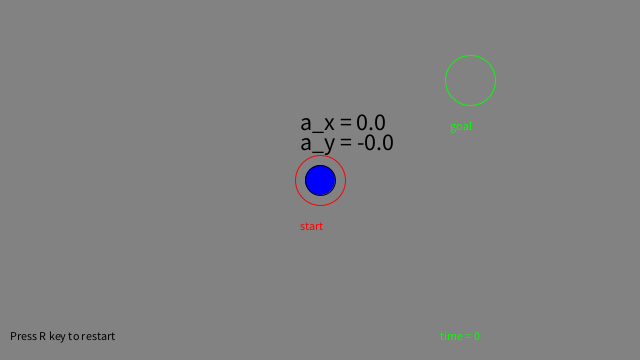
Frame 1 (no input)
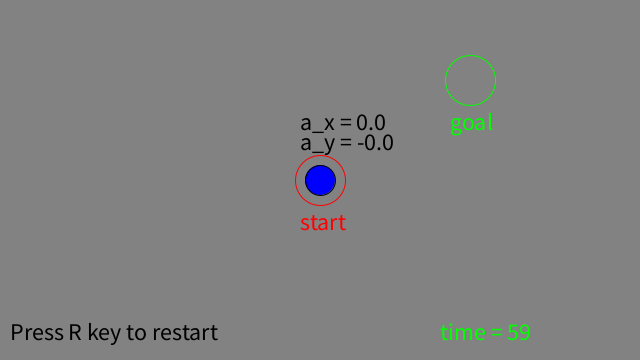
Frame 60 (the mouse pressed at the canvas centre just before this capture)
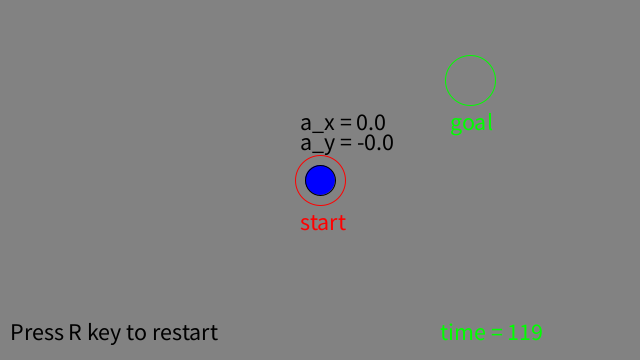
Frame 120 (the mouse held since frame 60 and released just before this capture)

The Processing sketch that drew these frames (run headless with seeded random() and noise(); from frame 60 on, the mouse is pressed at the canvas centre):

// Processing sketch: processing_166701
// ── processing_166701.pde

/////////////////////////////////////////////////////////////////////////////
// Example 1.8: Motion 101 速度と加速度(Shiffman, p.44)
// 発展（ゲーム的に）(inspired by Exercise 1.5, Shiffman)
/////////////////////////////////////////////////////////////////////////////
////////// 大域変数宣言エリア
Mover mover;  //大域変数の宣言（Mover型の「変数」 mover）
int time = 0; //時刻
////////// セットアップエリア
void setup(){
  size(640,360);       //表示窓サイズの指定
  mover = new Mover(); //オブジェクト（インスタンス）moverの生成
}

////////// メインルーチン（無限ループ）
void draw(){
  background(130);    //背景色
  displayStartGoal(); //スタート地点とゴール地点の表示
  
  mover.update();     //オブジェクトmoverの状態の更新
  mover.checkEdges(); //窓の端かどうかをチェック
  mover.display();    //表示
  time++;
}

///////////////////// 関数やクラスの定義エリア
class Mover{ //// クラスMoverの定義
  PVector location;     //位置（PVector型）
  PVector velocity;     //速度（PVector型）
  PVector acceleration; //加速度（PVector型）
  float   topspeed;     //速度の大きさ制限（float型）
  PVector delta_a_x;    //加速度変化（x成分）
  PVector delta_a_y;    //加速度変化（y成分）
  float delta_a = 0.01;
  
  Mover(){ //コンストラクタ（初期状態の設定に用いられる）
    location = new PVector(width/2, height/2); //初期位置の設定
    velocity = new PVector(0,0);               //初期速度の設定
    acceleration = new PVector(0, 0);  //初期か速度の設定
    topspeed = 10;                     //速さ制限
    delta_a_x = new PVector(delta_a, 0);  //加速度の変化（x成分）
    delta_a_y = new PVector(0, delta_a);  //加速度の変化（y成分）
  }
  
  void update(){ //状態更新メソッド
    velocity.add(acceleration); //速度は加速度によって変化する
    velocity.limit(topspeed);   //速さは topspeed によって制限される
    location.add(velocity);     //位置は速度によって変化する
  }
  
  void accPx(){
    acceleration.add(delta_a_x);
  }  
  void accMx(){
    acceleration.sub(delta_a_x);
  }
  void accPy(){
    acceleration.sub(delta_a_y);
  }  
  void accMy(){
    acceleration.add(delta_a_y);
  }
  
  void reset(){
    location.x = width/2;
    location.y = height/2;
    velocity.x = 0;
    velocity.y = 0;
    acceleration.x = 0;
    acceleration.y = 0;
  }
  
  void display(){ //表示用メソッド
    stroke(0);
    fill(0,0,255);
    ellipse(location.x, location.y, 30, 30);
    fill(0);
    textSize(24);
    text("a_x = " +  acceleration.x, location.x - 20, location.y - 50);
    text("a_y = " + -acceleration.y, location.x - 20, location.y - 30);
  }
  
  void checkEdges(){ //窓の端かどうかをチェックするためのメソッド
    if(location.x > width){     //もしも右にはみ出したら
      location.x = 0;
    } else if(location.x < 0){  //もしも左にはみ出したら
      location.x = width;
    }
    
    if(location.y > height){    //もしも下にはみ出したら
      location.y = 0;
    } else if(location.y < 0){  //もしも上にはみ出したら
      location.y = height;
    }
  }
}
//////////
void displayStartGoal(){ //スタート地点とゴール地点の表示
  stroke(255,0,0);
  noFill();
  ellipse(width/2, height/2, 50, 50); //スタート地点
  fill(255,0,0);
  text("start", width/2 - 20, height/2 + 50);
  stroke(0,255,0);
  noFill();
  ellipse(width/2 + 150, height/2 - 100, 50, 50);
  fill(0,255,0);
  text("goal", width/2 +150 - 20, height/2 -100 + 50);
  
  fill(0,255,0);
  text("time = " + time, width - 200, height - 20); 
  fill(0);
  text("Press R key to restart", 10, height - 20);
}
////////// ユーザインタフェース
void keyPressed(){
  if(keyCode == RIGHT){
    mover.accPx();
  }
  if(keyCode == LEFT){
    mover.accMx();
  }
  if(keyCode == UP){
    mover.accPy();
  }
  if(keyCode == DOWN){
    mover.accMy();
  }
  if(key == 'r' || key == 'R'){
    mover.reset();
    time = 0;
  }
}
